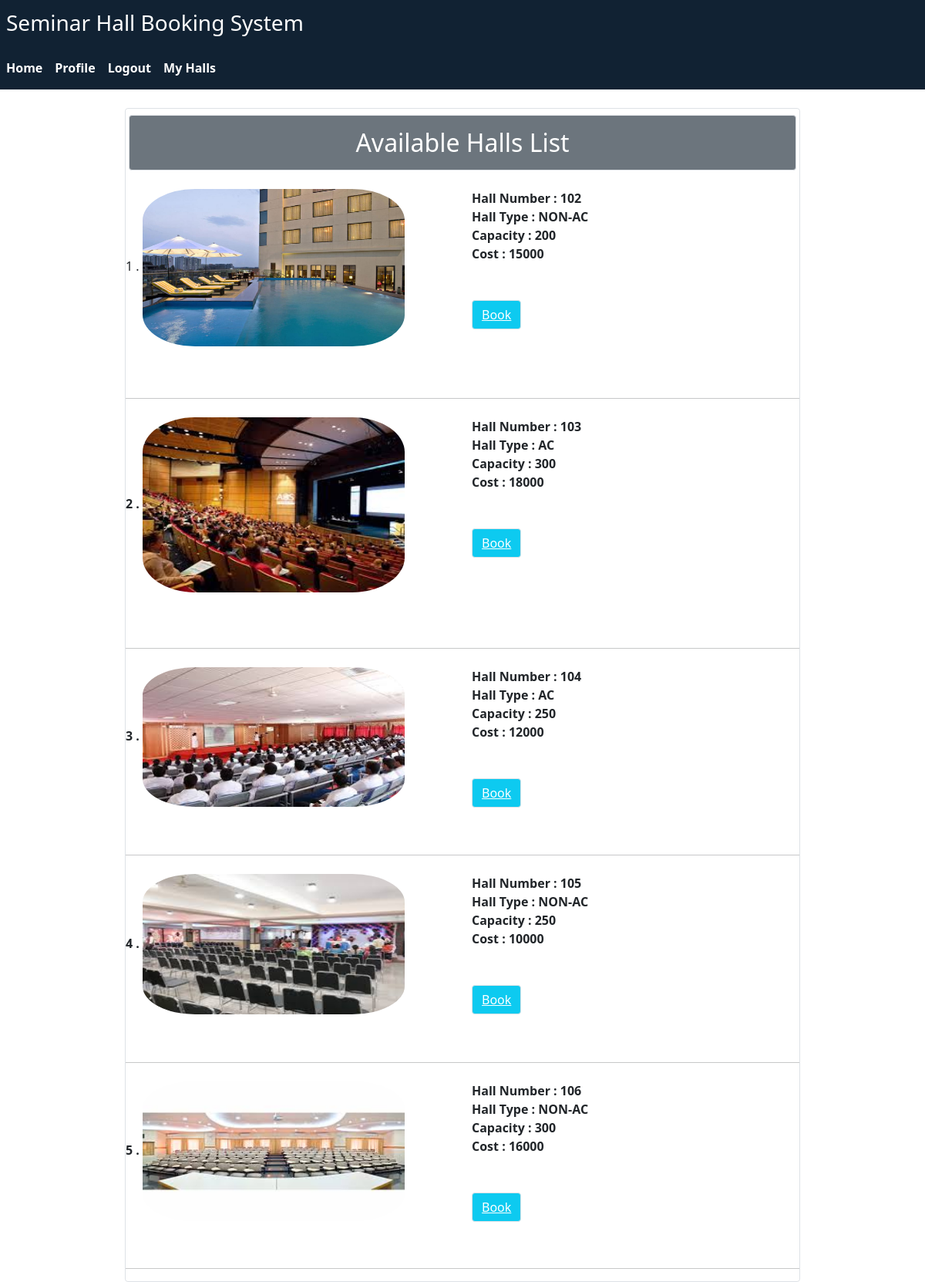
/halls/ (signed in), run on the app's committed database.
### hall/models.py (models this page shows, shortened)
class hall_details(models.Model):
	tp=[('AC','AC'),('NON-AC','NON-AC')]
	number = models.IntegerField(default=101,unique=True)
	hall_type = models.CharField(max_length=12,choices=tp)
	capacity = models.IntegerField(default=100)
	cost = models.IntegerField(default=2000)
	image = models.ImageField(upload_to="Image/",default="avathar.png")

### hall/views.py (the view)
# urls.py: path('halls/',views.halls,name='halls'),
@login_required
def halls(request):
	x = hall_details.objects.all()
	halls = []
	for i in x:
		if not Book_hall.objects.filter(room_no=i):
			halls.append(i)
	return render(request,'sa/halls.html',{'halls':halls})

### hall/templates/sa/halls.html (shortened to what this page needs)
{% extends 'sa/base.html' %}
{% block content %}
<div class="container col-md-9 mt-4">
	<div class="jumbotron border rounded">
		<h2 class="p-3 text-white text-center bg-secondary border rounded mx-1 my-2">Available Halls List</h2>
		<div>
			{% for i in halls %}
			<div class='row mt-4'>
				<div class='col-md-6'>
					{{forloop.counter}} .
					<img src="{{i.image.url}}" width="80%" height = "80%"style="border-radius:20%">
				</div>
				<div class='col-md-6'>
					<b>Hall Number : {{i.number}}<b><br>
					<b>Hall Type : {{i.hall_type}}</b><br>
					<b>Capacity : {{i.capacity}}</b><br>
					<b>Cost : {{i.cost}}</b><br><br><br>
					<button class="btn btn-info border rounded"><a  class="text-white" href="{% url 'book_hall' i.number %}">Book</a></button>
				</div>
			</div>
			<hr>
			{% endfor %}
		</div>
	</div>
</div>
{% endblock %}

### hall/templates/sa/base.html (shortened to what this page needs)
{% load static %}
<!DOCTYPE html>
<html lang="en">
<head>
  <link rel="stylesheet" type="text/css" href="{% static 'css/bootstrap.min.css' %}">
  <link rel="stylesheet" href="https://use.fontawesome.com/releases/v5.6.3/css/all.css">
  <link rel="stylesheet" href="https://maxcdn.bootstrapcdn.com/font-awesome/4.4.0/css/font-awesome.min.css"></head>
</head>
<body>
	{% include 'sa/navbar.html' %}
	{% block content %}
	{% endblock %}
</body>
</html>

### hall/templates/sa/navbar.html
{% load static %}
<nav class=" nav navbar-nav navbar-expand-sm" style="background-color:#123;padding-bottom:0px">
  <a class="navbar-brand">
    <h3 class='text-white m-2'> Seminar Hall Booking System </h3>
  </a>
  <div class="margin-right ml-auto ">
  <nav class="navbar navbar-expand-sm ">
     <ul class="navbar-nav">
      <li class="nav-item">
      {% if not user.is_authenticated %}
      <a class="nav-link active" href="{% url 'hm' %}" style="color:white"><b> Home </b></a>
    </li>
    <li class="nav-item">
      <a class="nav-link" href="{% url 'ct' %}" style="color:white"><b> Contact Us </b></a>
    </li>
    <li class="nav-item">
      <a class="nav-link" href="{% url 'regi' %}" style='color:white'><b> Registration </b></span></a>
    </li>
    <li class="nav-item">
      <a class="nav-link" href="{% url 'lgn' %}" style="color:white"><b>Login</b></a>
    </li>
    <li class="nav-item">
      <a class="nav-link" href="{% url 'halls' %}" style = 'color:white'><b>Halls</b></a>
    </li>
    {% else %}
     <li class="nav-item">
      <a class="nav-link active" href="{% url 'hm' %}" style="color:white"><b> Home </b></a>
    </li>
     <li class="nav-item">
      <a class="nav-link" href="{% url 'pfe' %}" style = 'color:white'><b>Profile</b></a>
    </li>
    <li class="nav-item">
      <a class="nav-link" href="{% url 'logout' %}" style="color:white"><b>Logout</b></a>
    </li>
    <li class="nav-item">
      <a class="nav-link" href="{% url 'myhalls' request.user.id %}" style = 'color:white'><b>My Halls</b></a>
    </li>
    {% endif %}
   </ul >
 </nav>
</nav>

### data on the page
hall_details: image (picture), number "102", hall_type "NON-AC", capacity "200", cost "15000"
hall_details: image (picture), number "103", hall_type "AC", capacity "300", cost "18000"
hall_details: image (picture), number "104", hall_type "AC", capacity "250", cost "12000"
hall_details: image (picture), number "105", hall_type "NON-AC", capacity "250", cost "10000"
hall_details: image (picture), number "106", hall_type "NON-AC", capacity "300", cost "16000"
